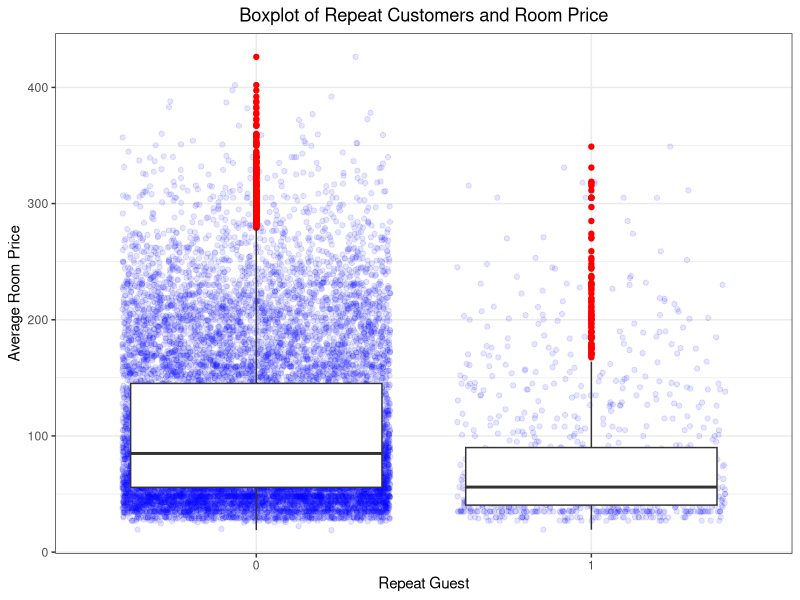
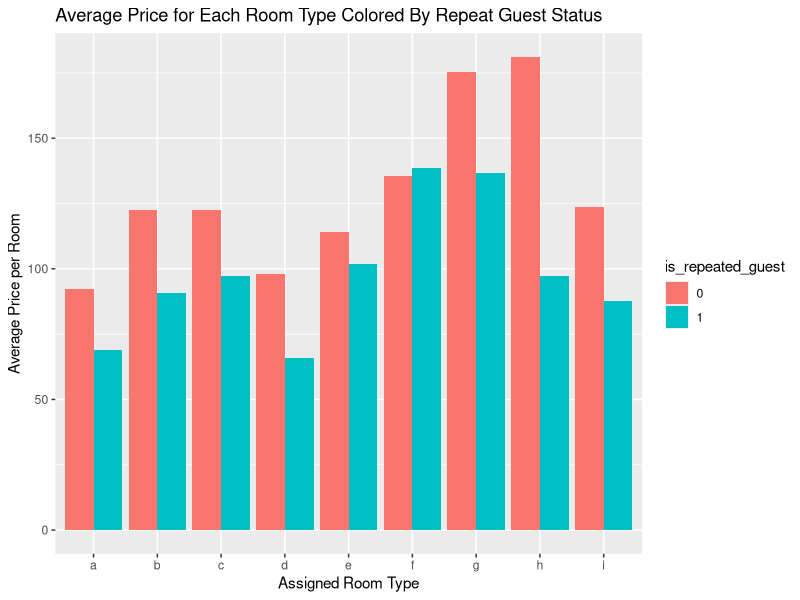
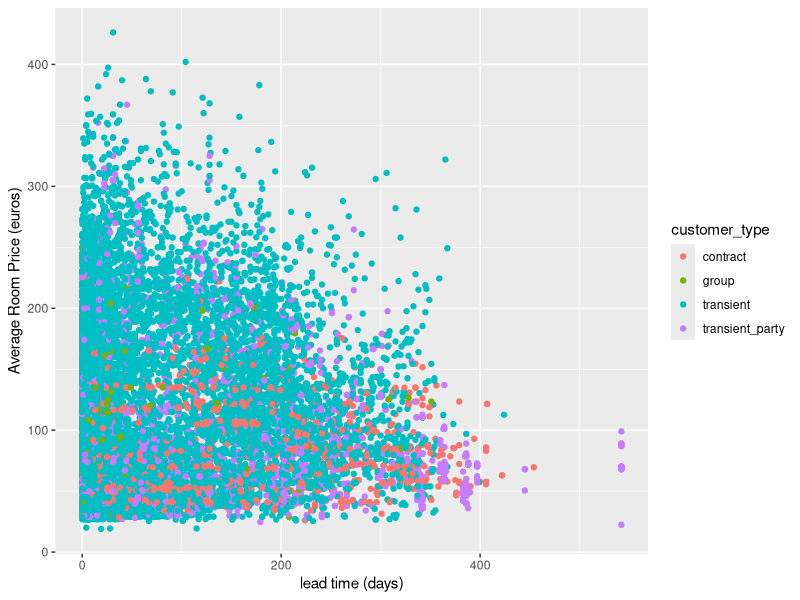
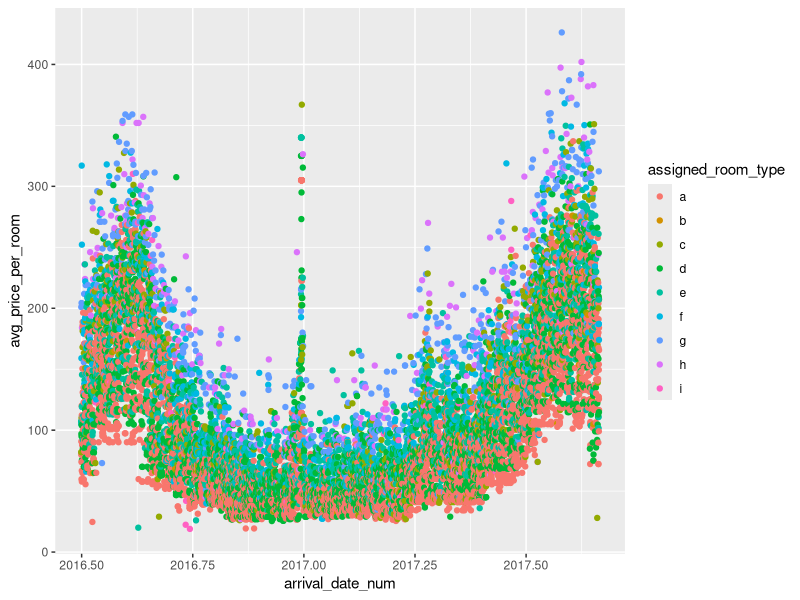
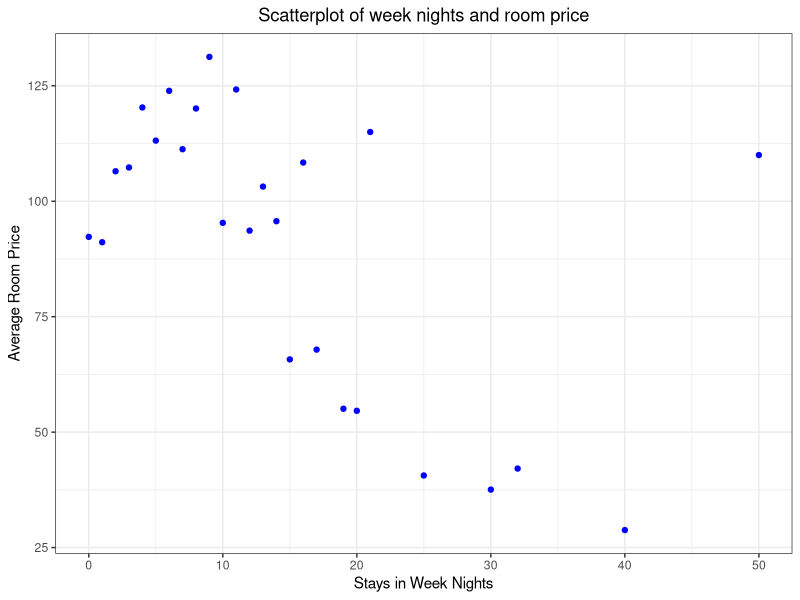
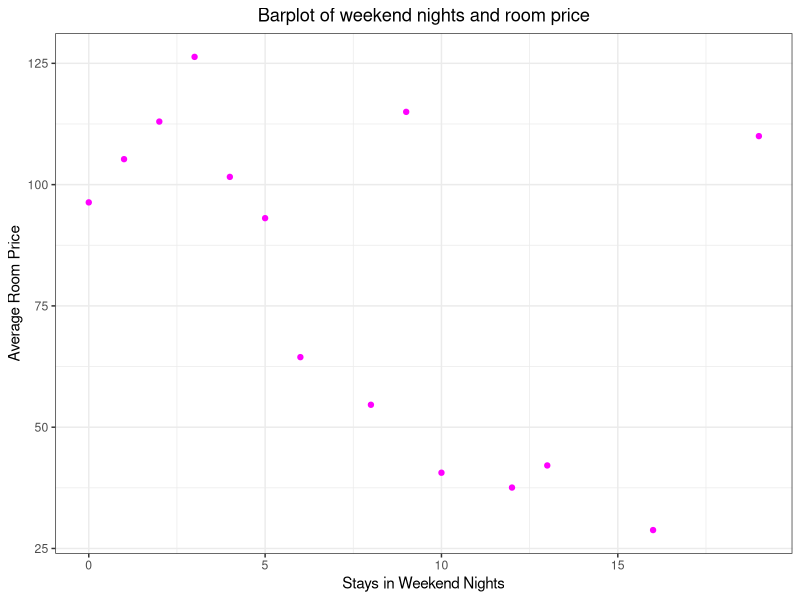
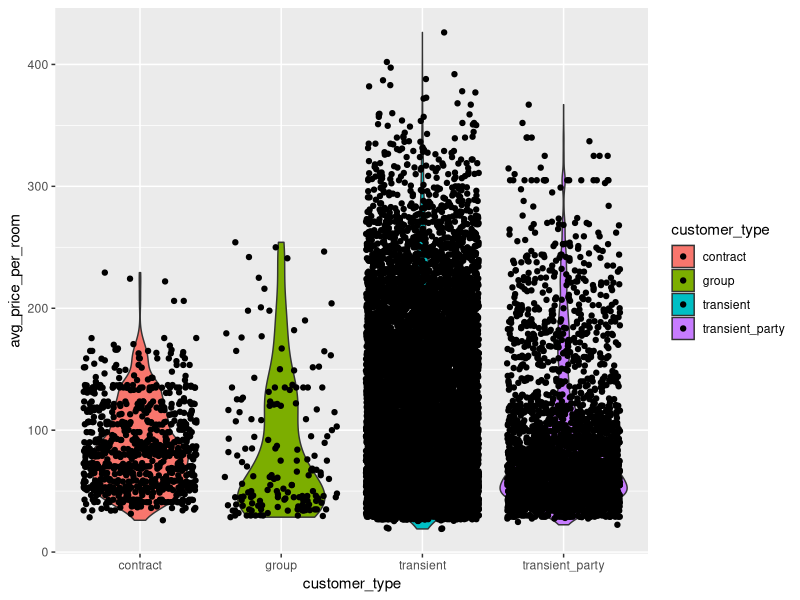
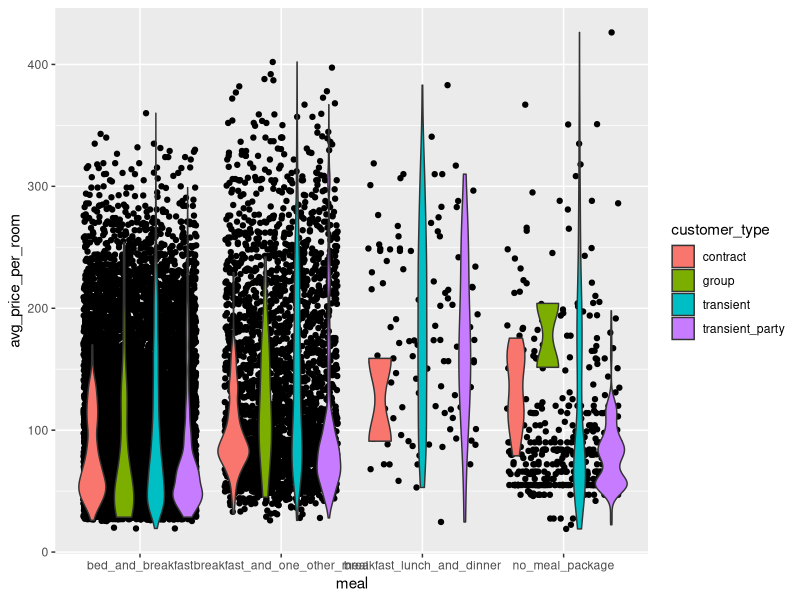

These figures' R source, in order:
## ---- chunk 1
knitr::opts_chunk$set(echo = TRUE)
## ---- chunk 2
library(tidyverse)
library(modeldata)

library(car)
library(MASS)
library(broom)
library(caret)
library(glmnet)
library(pls)
## ---- chunk 3
data("hotel_rates")
## ---- chunk 4

#change certain rows to factors
myhotel<- hotel_rates %>% 
  mutate(is_repeated_guest = as.factor(is_repeated_guest),
         near_christmas = as.factor(near_christmas),
         near_new_years = as.factor(near_new_years)) %>% 
      #take out historical_adr variable since it is not part of the original data
  dplyr::select(- historical_adr)
## ---- chunk 5
# summar
hotel_rates %>%
  group_by(is_repeated_guest) %>%
  summarise(avg_price_by_guest = mean(avg_price_per_room))

ggplot(myhotel, aes(x=is_repeated_guest, y=avg_price_per_room)) +
  geom_jitter(alpha=0.1, color="blue") +
  geom_boxplot(outlier.color="red") +
  labs(x="Repeat Guest", y="Average Room Price", title="Boxplot of Repeat Customers and Room Price") + 
  theme_bw() +
  theme(plot.title = element_text(hjust = 0.5))
## ---- chunk 6
# repeat guest colored by room type 
g <- ggplot(myhotel, aes(x = assigned_room_type, y = avg_price_per_room)) # Create the ggplot object
# Add a bar plot with the average price as the y variable, colored by repeat guest status
g + stat_summary(fun = mean, geom = "bar", aes(fill = is_repeated_guest), position = "dodge") +
  labs(x = "Assigned Room Type", y = "Average Price per Room", title = "Average Price for Each Room Type Colored By Repeat Guest Status")

## ---- chunk 7
#make base plot
g<- ggplot(myhotel, aes(x = lead_time, y = avg_price_per_room))
#add layers
g+ geom_point(aes(color = customer_type))+
  labs(x = "lead time (days)", y = "Average Room Price (euros)")
  
## ---- chunk 8
g<- ggplot(myhotel)
g+geom_jitter(aes(y = avg_price_per_room, x = arrival_date_num, color = assigned_room_type))
## ---- chunk 9
#aggregate the data
avg_room_price_week <- hotel_rates %>%
  group_by(stays_in_week_nights) %>%
  summarize(room_price_by_week = mean(avg_price_per_room))

ggplot(avg_room_price_week, aes(x=stays_in_week_nights, y=room_price_by_week)) +
  geom_point(color="blue") +
  labs(x="Stays in Week Nights", y="Average Room Price", title="Scatterplot of week nights and room price") +
  theme_bw() +
  theme(plot.title = element_text(hjust = 0.5))
## ---- chunk 10

avg_room_price_weekend <- hotel_rates %>%
  group_by(stays_in_weekend_nights) %>%
  summarize(room_price_by_weekend = mean(avg_price_per_room))

ggplot(avg_room_price_weekend, aes(x=stays_in_weekend_nights, y=room_price_by_weekend)) +
  geom_point(color="magenta") +
  labs(x="Stays in Weekend Nights", y="Average Room Price", title="Barplot of weekend nights and room price") +
  theme_bw() +
  theme(plot.title = element_text(hjust = 0.5))
## ---- chunk 11
# violin plot of the distribution of price sorted and colored by customer type
ggplot(myhotel, aes(x = customer_type  , y = avg_price_per_room, fill = customer_type))+geom_violin()+geom_jitter()
## ---- chunk 12
# violin plot of the distribution of price sorted by meal and colored by customer type
ggplot(myhotel, aes(x = meal  , y = avg_price_per_room, fill = customer_type))+geom_jitter()+geom_violin()
## ---- chunk 13
ggplot(myhotel, aes(x = avg_price_per_room)) + 
  geom_histogram(binwidth = 50, fill = 'blue', color = 'black') + 
  theme_minimal() + 
  labs(title = "Histogram of Average Price per Room", x = "Price", y = "Count")
## ---- chunk 14
ggplot(myhotel, aes(x = avg_price_per_room)) + 
  geom_density(fill = 'blue', alpha = 0.5) + 
  theme_minimal() + 
  labs(title = "avg_price_per_room", x = "avg_price_per_room", y = "Density")
## ---- chunk 15

ggplot(myhotel, aes(x = country, y = avg_price_per_room)) + 
  geom_boxplot(fill = 'lightblue', color = 'black') + 
  theme_minimal() + 
  labs(title = "Boxplot of average price per room for each country", x = "country", y = "price")+
  theme(axis.text.x = element_text(angle = 45, hjust = 1))

## ---- chunk 16
#mutate data to add column for the sum of all the guests in a booking
hotel3<- myhotel %>% 
  mutate(total = adults+children+babies)
## ---- chunk 17
#plot guests for week nights
g <- ggplot(hotel3)
g+geom_jitter(aes(y = stays_in_week_nights, x =total, color = market_segment))+
  labs(x = "Total Number of Guests (adults, children, & babies)", y="Number Of Week Nights Guest Booked", title = "Total Guest Count vs. Length of Week Night Stay Colored by Market Segment")
  
## ---- chunk 18
#plot guests for weekend nights
g <- ggplot(hotel3)
g+geom_jitter(aes(y = stays_in_weekend_nights, x =total, color = market_segment))+
  labs(x = "Total Number of Guests (adults, children, & babies)", y="Number Of Weekend Nights Guest Booked", title = "Total Guest Count vs. Length of Weekend Night Stay Colored by Room Type")
